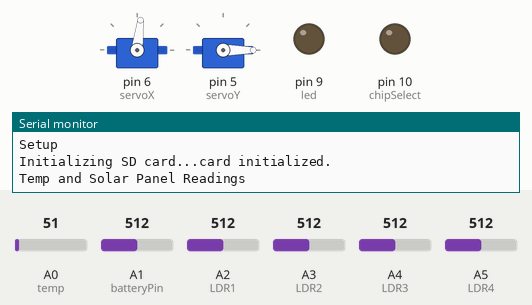
The sketch below on a simulated Arduino Uno, built with avr-gcc and run on an emulated ATmega328P. Shown: 2 × servo, output pins drawn as LEDs (lit = HIGH), the last lines printed to the serial monitor. Dashed ring = blinking. Inputs (shaded band) come from the test bench; at power-on: A3 (LDR2) = 512, A2 (LDR1) = 512, A4 (LDR3) = 512, A5 (LDR4) = 512, A0 (temp) = 51, A1 (batteryPin) = 512. Storage starts empty.

Above: at 1.1 s.
5.3 s: A3 (LDR2) set to 557
8.6 s: A3 (LDR2) set to 592
At 14.4 s:
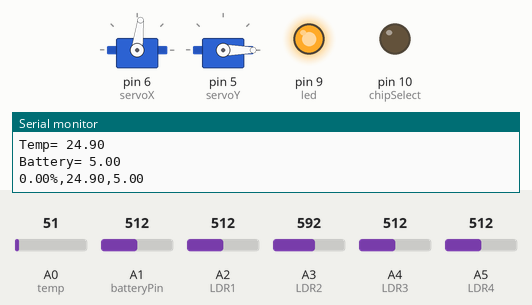
14.8 s: A2 (LDR1) set to 545
At 16.0 s:
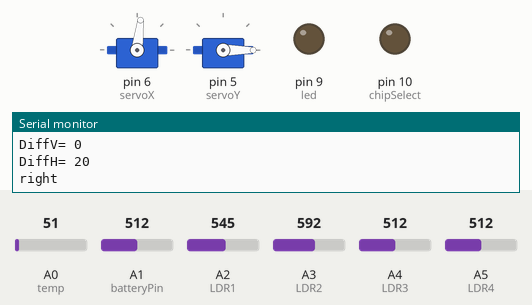
18.3 s: A4 (LDR3) set to 563
21.8 s: A4 (LDR3) set to 591
At 25.6 s:
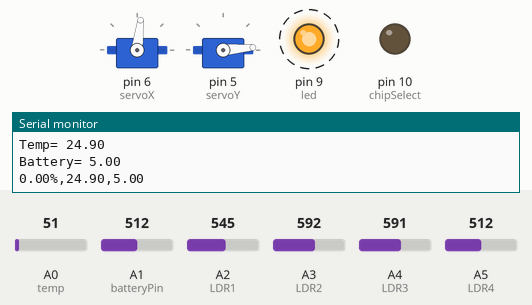
28.0 s: A5 (LDR4) set to 716
At 45.4 s:
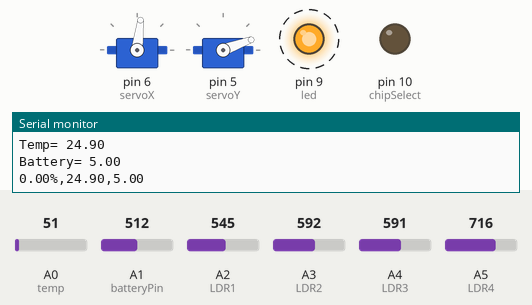
Timing chart, 0 to 46.2 s (numbered marks = the images above; inputs shaded):
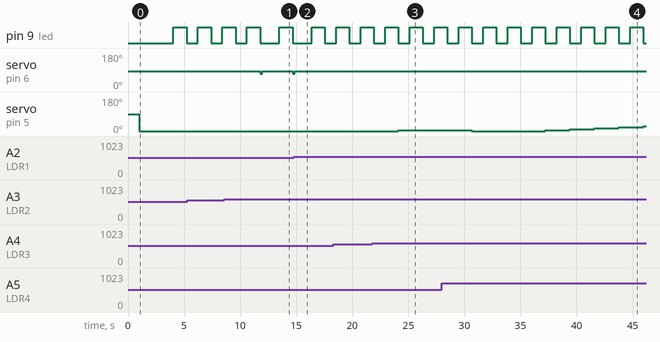

Measured:
- the behaviour switches between 573 and 574 on A3 (LDR2) (found by bisection; images 0 and 1)
- the behaviour switches between 529 and 530 on A2 (LDR1) (found by bisection; images 1 and 2)
- the behaviour switches between 573 and 574 on A4 (LDR3) (found by bisection; images 2 and 3)
- after the input at 8.6 s, servo on pin 6 (servoX): 83° → 70° after 3.2 s, → 83° 0.20 s later, → 70° 2.7 s later
- after the input at 14.8 s, servo on pin 6 (servoX): goes on until 14.9 s, then stays 83°
- after the input at 21.8 s, servo on pin 5 (servoY): 0° → 5° after 2.3 s
- after the input at 28.0 s, servo on pin 5 (servoY): 5° → 0° after 2.7 s, → 5° 6.6 s later, → 10° 2.2 s later, → 15° 2.2 s later, … (6 changes in this stretch)
- by itself, pin 9 (led): alternates HIGH for 1.2 s and LOW for 1.0 s

The sketch:

v1.4.ino
```cpp
// (licence header left out)
//Adding Libraries
#include <Servo.h>
#include <SPI.h>
#include <SD.h>

//Defining Variables and Pin Nos for LDRs, Temp Sensor and LED.
#define LDR1 A2
#define LDR2 A3
#define LDR3 A4
#define LDR4 A5
#define temp A0
#define led 9

const int chipSelect = 10;
String dataString = "";
int left=0;
int right=0;
int up=0;
int down=0;
int diffH=0;
int diffV=0;
int thresh=15;   // set threshold value to 15
int nthresh;
float val5=0;
float battV=0;

//Initializing Servos
Servo servoX;
Servo servoY;
int deg=0;

void setup()
{
Serial.begin(9600);
pinMode(led,OUTPUT);
pinMode(chipSelect,OUTPUT);
Serial.println("Setup");

//Assigning servos to pins 5,6.
servoX.attach(6);
servoY.attach(5);

//Setting Y-axis to 90
servoY.write(90);
//Stopping X-axis motor
servoX.write(83);
delay(1000);
//Setting Y-axis to 0
servoY.write(deg);
delay(20);

//Calling function to Initialize SD Card
InitializeSD();
dataString = "";//Readings to be written on SD Card go in this String
dataString="Temp and Solar Panel Readings";
//Calling function to write String to SD Card
writeSD(dataString);
Serial.println();
delay(3000); //wait 3 seconds
}

void loop()
{
dataString=""; //Emptying the String
takeReadings();//Calling function that takes readings and writes it to SD Card
//Total delay = 1.15S (1150mS)

digitalWrite(led,LOW);

diffH=left-right; //Taking difference of Right and Left LDRs (X-axis) //-1*(right-left);
diffV=down-up;//Taking Difference of Up and Down LDRs (Y-axis) //-1*(up-down);
nthresh = -1*thresh; //negative threshold

Serial.print("DiffV= ");
Serial.println(diffV);
Serial.print("DiffH= ");
Serial.println(diffH);
Serial.println();

//For Y-axis
if(diffV>thresh) //if value is greater than threshold move up
{
  Serial.println("up");
  servoYup();// Calling function to turn Y-axis Servo up
}
else if(diffV<nthresh) //if value is lesser than negative threshold move down
{
 Serial.println("down"); // Calling function to turn Y-axis Servo down
 servoYdown();
}

//(For X-axis)
if(diffH>thresh) //if value is greater than threshold move right
  {
   servoXRight(); //Calling Function to turn X-axis Servo right.
   Serial.println("right");
  }
else if(diffH<nthresh) //if value is less than negative threshold move left
  {
    servoXLeft(); //Calling function to turn X-axis Servo left.
    Serial.println("left");
  }

else
{
  servoX.write(83);//remain stationary
}
delay(1000);
}


//////////////////////////////FUNCTIONS//////////////////////////////////////////////////////

void servoYup()
{
   deg+=5; // Increment degree by 5
   servoY.write(deg);//Make Servo go to the assigned degree (clockwise)
   if(deg>=115) //If Servo reaches max limit
   {
     servoY.write(115);//keep servo in limit
   }
}

void servoYdown()
{
     deg-=5;//decrease degree by 5
     servoY.write(deg);//Make servo go to assigned degree
     if(deg<5)//If servo reaches minimum limit
     {
       servoY.write(5);//keep servo in limit

     }
}

void servoXRight()
{
  servoX.write(70);//Make servo turn to right
  delay(200);//keep on for 200mS
  servoX.write(83);//Stop servo
  delay(500);//keep off for 500mS
}

void servoXLeft()
{
   servoX.write(95);//Make servo turn left
  delay(200);//Keep on for 200mS
  servoX.write(83);//Stop servo
  delay(500);//Keep off for 500mS
}

void takeReadings()
{

digitalWrite(led,HIGH);
//Take Reading from Right LDR
right=map(analogRead(LDR1),0,1023,0,255); //Change range of LDR readings from 0-1023 to 0-255
Serial.print("right= ");
Serial.println(right);
delay(20);

//Take Reading from Left LDR
left=map(analogRead(LDR2),0,1023,0,255);
Serial.print("left= ");
Serial.println(left);
delay(20);

//Take Reading from Up LDR
up=map(analogRead(LDR3),0,1023,0,255);
Serial.print("up= ");
Serial.println(up);
delay(20);

//Take Reading from Down LDR
down=map(analogRead(LDR4),0,1023,0,255);
Serial.print("down= ");
Serial.println(down);
delay(20);
Serial.println();

//Take average reading of all LDR
int avg = (up+down+left+right)/4;
//Take percentage of sunlight available
float perc=(avg/255)*100;

//Add percentage sunlight to String
dataString+=String(perc);
dataString+="%";
dataString+=",";

//Take Temperature reading
val5=(5.0*analogRead(temp)*100.0)/1024;
delay(10);
val5=(5.0*analogRead(temp)*100.0)/1024;
delay(10);

//Add temperature to String
dataString+=String(val5);
dataString+=",";
Serial.print("Temp= ");
Serial.println(val5);
delay(20);

//Call Function to check voltage from solar panel
battV=batteryCheck();
delay(10);
battV=batteryCheck();

//Add solar panel Voltage to String
dataString+=String(battV);
Serial.print("Battery= ");
Serial.println(battV);
delay(20);

//Write all Data to the SD Card
writeSD(dataString);
delay(1000);
}

float batteryCheck()// Function to check voltage of Solar Panel
{
  //(val / resistorFactor) * referenceVolts*4; // calculate the ratio

  const float referenceVolts = 5;  // the default reference on a 5-volt board
//const float referenceVolts = 3.3;  // use this for a 3.3-volt board

const float R1 = 1000;//955 // value for a maximum voltage of 10 volts
const float R2 = 1000;//955
// determine by voltage divider resistors, see text
const float resistorFactor = 1023.0 / (R2/(R1 + R2));
const int batteryPin = A1; // +V from battery is connected to analog pin 0
int val1 = analogRead(batteryPin);
delay(10);
int val2=analogRead(batteryPin);
float volts1 = val1*(5.0/1023.0)*2;
float volts2 = val2*(5.0/1023.0)*2;
if(volts1==volts2)
  {
    return volts1;
  }
else
  {
    volts2=volts2-volts1;
    volts1=volts1-volts2;
    return volts1;
  }
}

void InitializeSD()
{
   Serial.print("Initializing SD card...");
  // see if the card is present and can be initialized:
  if (!SD.begin(chipSelect))
  {
    Serial.println("Card failed, or not present");
    // don't do anything more:
    return;
  }
  Serial.println("card initialized.");
}

void writeSD(String a)
{
  File dataFile = SD.open("datalog.txt", FILE_WRITE);

  // if the file is available, write to it:
  if (dataFile)
  {
    dataFile.println(a);
    dataFile.close();
    // print to the serial port too:
    Serial.println(a);
  }
  // if the file isn't open, pop up an error:
  else
  {
    Serial.println("error opening datalog.txt");
  }
}
```
